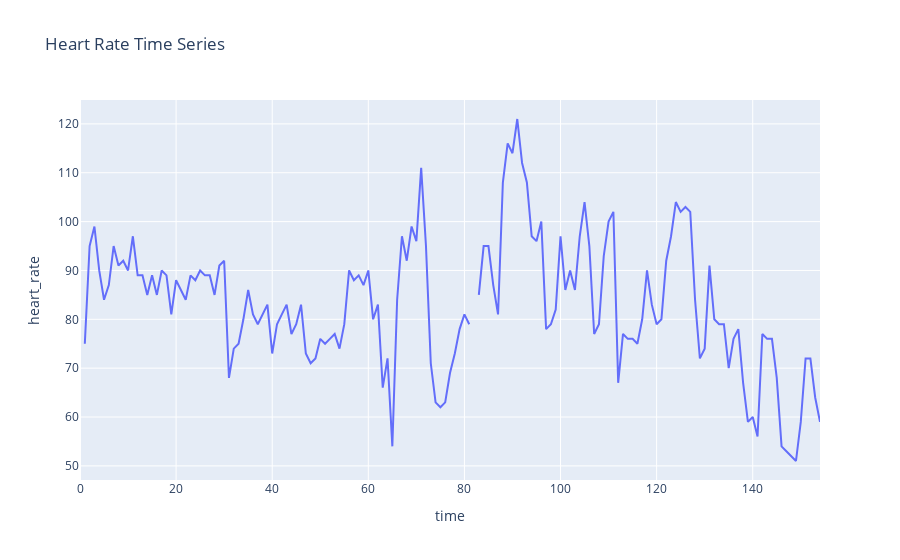
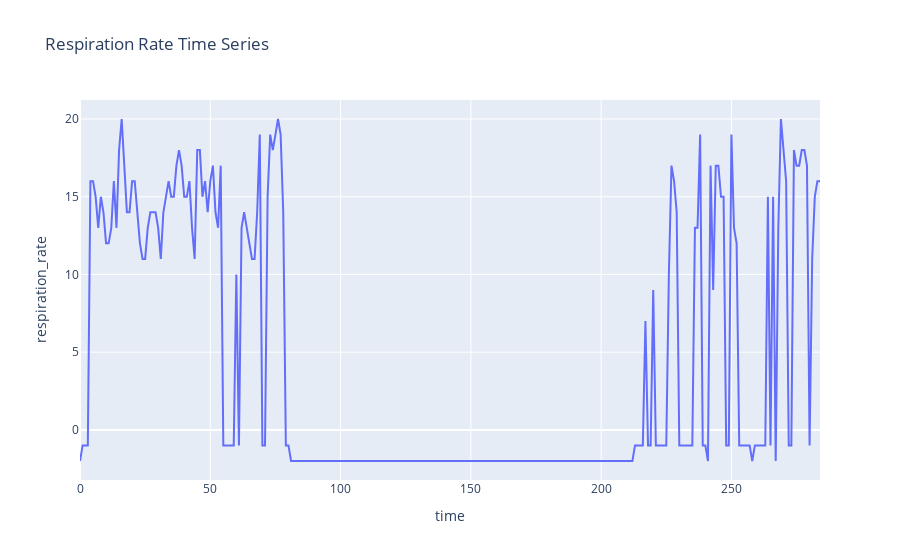
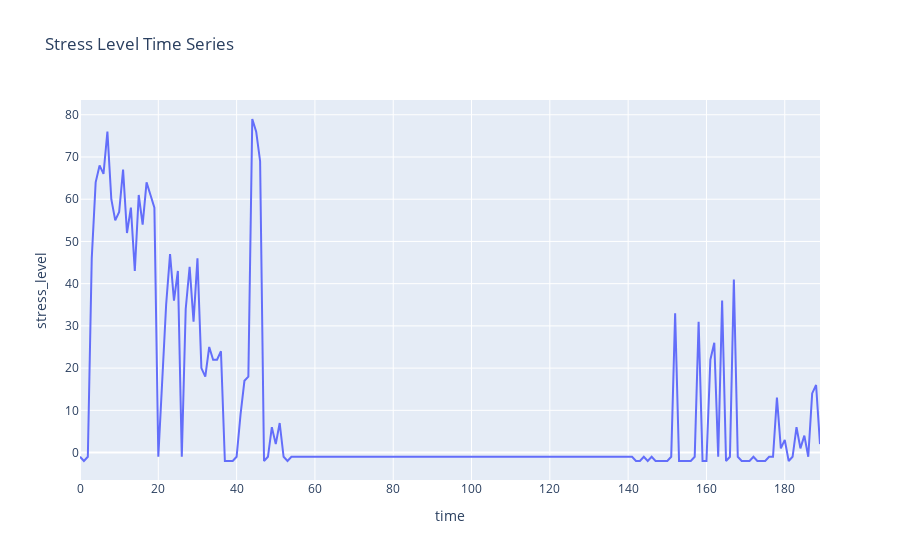

The code cell stored with these charts, in order, in its notebook:
### Code cell
#plot the hr_time_series of the first row of df0
import plotly.express as px
import ast

# Convert the string representation of the list into an actual list of integers

# Create a simple DataFrame for plotting
df_plot = pd.DataFrame({
    'time': range(len(lst_hr_time_series)),
    'heart_rate': lst_hr_time_series
})

# Plot using Plotly Express
px.line(df_plot, x='time', y='heart_rate', title='Heart Rate Time Series').show()

#plot the resp_time_series of the first row of df0
df_plot_resp = pd.DataFrame({
    'time': range(len(lst_resp_time_series)),
    'respiration_rate': lst_resp_time_series
})
px.line(df_plot_resp, x='time', y='respiration_rate', title='Respiration Rate Time Series').show()
#plot the stress_time_series of the first row of df0
df_plot_stress = pd.DataFrame({
    'time': range(len(lst_stress_time_series)),
    'stress_level': lst_stress_time_series
})
px.line(df_plot_stress, x='time', y='stress_level', title='Stress Level Time Series').show()

### Figure 1 — Plotly figure (JSON) as saved in the notebook; plotly's stock layout.template omitted (floating-point values rounded to 4 significant figures; data arrays with more than 128 entries replaced by an {"elided": "..."} marker saying what was removed)
{"data": [{"hovertemplate": "time=%{x}<br>heart_rate=%{y}<extra></extra>", "legendgroup": "", "line": {"color": "#636efa", "dash": "solid"}, "marker": {"symbol": "circle"}, "mode": "lines", "name": "", "orientation": "v", "showlegend": false, "type": "scatter", "x": {"elided": "155 int values"}, "xaxis": "x", "y": {"elided": "155 float values"}, "yaxis": "y"}], "layout": {"legend": {"tracegroupgap": 0}, "title": {"text": "Heart Rate Time Series"}, "xaxis": {"anchor": "y", "domain": [0, 1], "title": {"text": "time"}}, "yaxis": {"anchor": "x", "domain": [0, 1], "title": {"text": "heart_rate"}}}}

### Figure 2 — Plotly figure (JSON) as saved in the notebook; plotly's stock layout.template omitted (floating-point values rounded to 4 significant figures; data arrays with more than 128 entries replaced by an {"elided": "..."} marker saying what was removed)
{"data": [{"hovertemplate": "time=%{x}<br>respiration_rate=%{y}<extra></extra>", "legendgroup": "", "line": {"color": "#636efa", "dash": "solid"}, "marker": {"symbol": "circle"}, "mode": "lines", "name": "", "orientation": "v", "showlegend": false, "type": "scatter", "x": {"elided": "285 int values"}, "xaxis": "x", "y": {"elided": "285 float values"}, "yaxis": "y"}], "layout": {"legend": {"tracegroupgap": 0}, "title": {"text": "Respiration Rate Time Series"}, "xaxis": {"anchor": "y", "domain": [0, 1], "title": {"text": "time"}}, "yaxis": {"anchor": "x", "domain": [0, 1], "title": {"text": "respiration_rate"}}}}

### Figure 3 — Plotly figure (JSON) as saved in the notebook; plotly's stock layout.template omitted (floating-point values rounded to 4 significant figures; data arrays with more than 128 entries replaced by an {"elided": "..."} marker saying what was removed)
{"data": [{"hovertemplate": "time=%{x}<br>stress_level=%{y}<extra></extra>", "legendgroup": "", "line": {"color": "#636efa", "dash": "solid"}, "marker": {"symbol": "circle"}, "mode": "lines", "name": "", "orientation": "v", "showlegend": false, "type": "scatter", "x": {"elided": "190 int values"}, "xaxis": "x", "y": {"elided": "190 int values"}, "yaxis": "y"}], "layout": {"legend": {"tracegroupgap": 0}, "title": {"text": "Stress Level Time Series"}, "xaxis": {"anchor": "y", "domain": [0, 1], "title": {"text": "time"}}, "yaxis": {"anchor": "x", "domain": [0, 1], "title": {"text": "stress_level"}}}}
